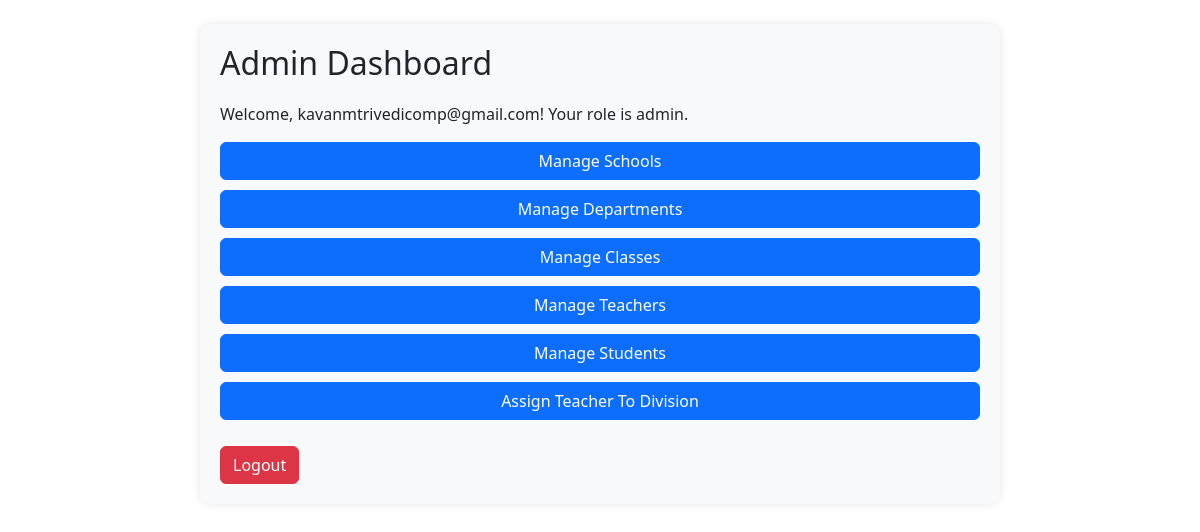
/admin_dashboard (signed in), run on an earlier commit of the app's database.
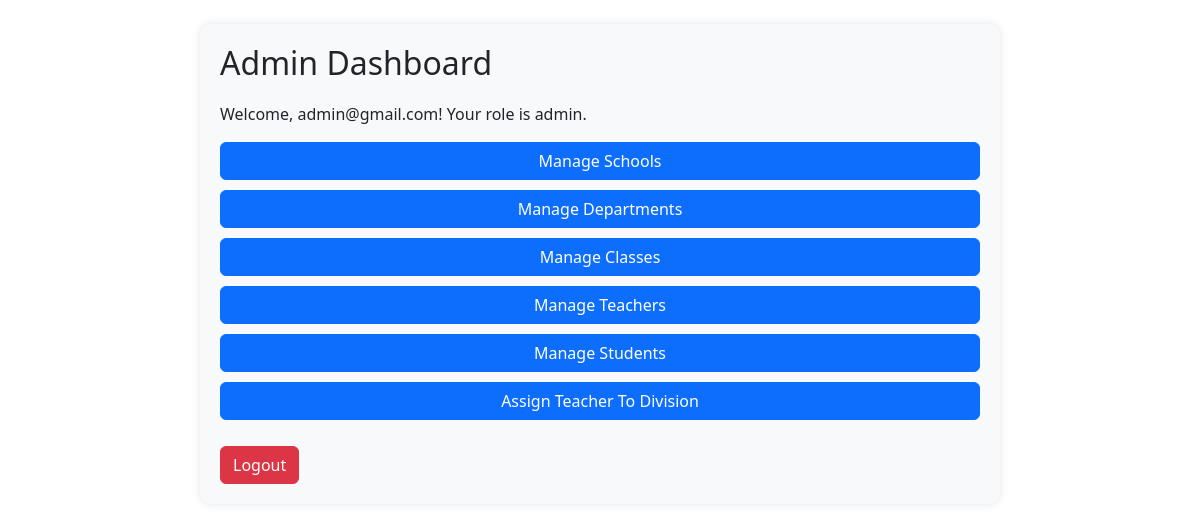
And on a later commit of the database.
### tables this page shows
CREATE TABLE users (
            id INTEGER PRIMARY KEY AUTOINCREMENT,
            email TEXT UNIQUE NOT NULL,
            password TEXT NOT NULL,
            role TEXT CHECK(role IN ('admin', 'teacher', 'student')) NOT NULL DEFAULT 'student'
        );

### attendance_system/app.py (the view)
@app.route('/admin_dashboard')
@admin_required
def admin_dashboard():
    return render_template('admin_dashboard.html')

### attendance_system/app.py (called while the page is built)
@login_manager.user_loader
def load_user(user_id):
    conn = sqlite3.connect(DB_PATH)
    cursor = conn.cursor()
    cursor.execute("SELECT id, email, role FROM users WHERE id = ?", (user_id,))
    user = cursor.fetchone()
    conn.close()
    if user:
        return User(id=user[0], email=user[1], role=user[2])
    return None

def admin_required(f):
    @wraps(f)
    def decorated_function(*args, **kwargs):
        if 'user_id' not in session or session.get('role') != 'admin':
            return "Access Denied: Admins Only", 403
        return f(*args, **kwargs)
    return decorated_function

### attendance_system/templates/admin_dashboard.html (shortened to what this page needs)
<!DOCTYPE html>
<html lang="en">
<head>
    <link rel="stylesheet" href="https://cdn.jsdelivr.net/npm/bootstrap@5.3.0/dist/css/bootstrap.min.css">
</head>
<body class="container mt-4">
    <div class="dashboard-container">
        <h2 class="dashboard-header">Admin Dashboard</h2>
        <p>Welcome, {{ current_user.email }}! Your role is {{ current_user.role }}.</p>
        <div class="dashboard-links">
            <a href="{{ url_for('manage_schools') }}" class="btn btn-primary">Manage Schools</a>
            <a href="{{ url_for('manage_departments') }}" class="btn btn-primary">Manage Departments</a>
            <a href="{{ url_for('manage_classes') }}" class="btn btn-primary">Manage Classes</a>
            <a href="{{ url_for('manage_teachers') }}" class="btn btn-primary">Manage Teachers</a>
            <a href="{{ url_for('manage_students') }}" class="btn btn-primary">Manage Students</a>
            <a href="{{ url_for('assign_teacher') }}" class="btn btn-primary">Assign Teacher To Division</a>
        </div>
        <a href="{{ url_for('logout') }}" class="btn btn-danger mt-3">Logout</a>
    </div>
</body>
</html>

What changed in the data, as far as the page shows it:
changed users "admin": email "kavanmtrivedicomp@gmail.com" → "admin@gmail.com"
